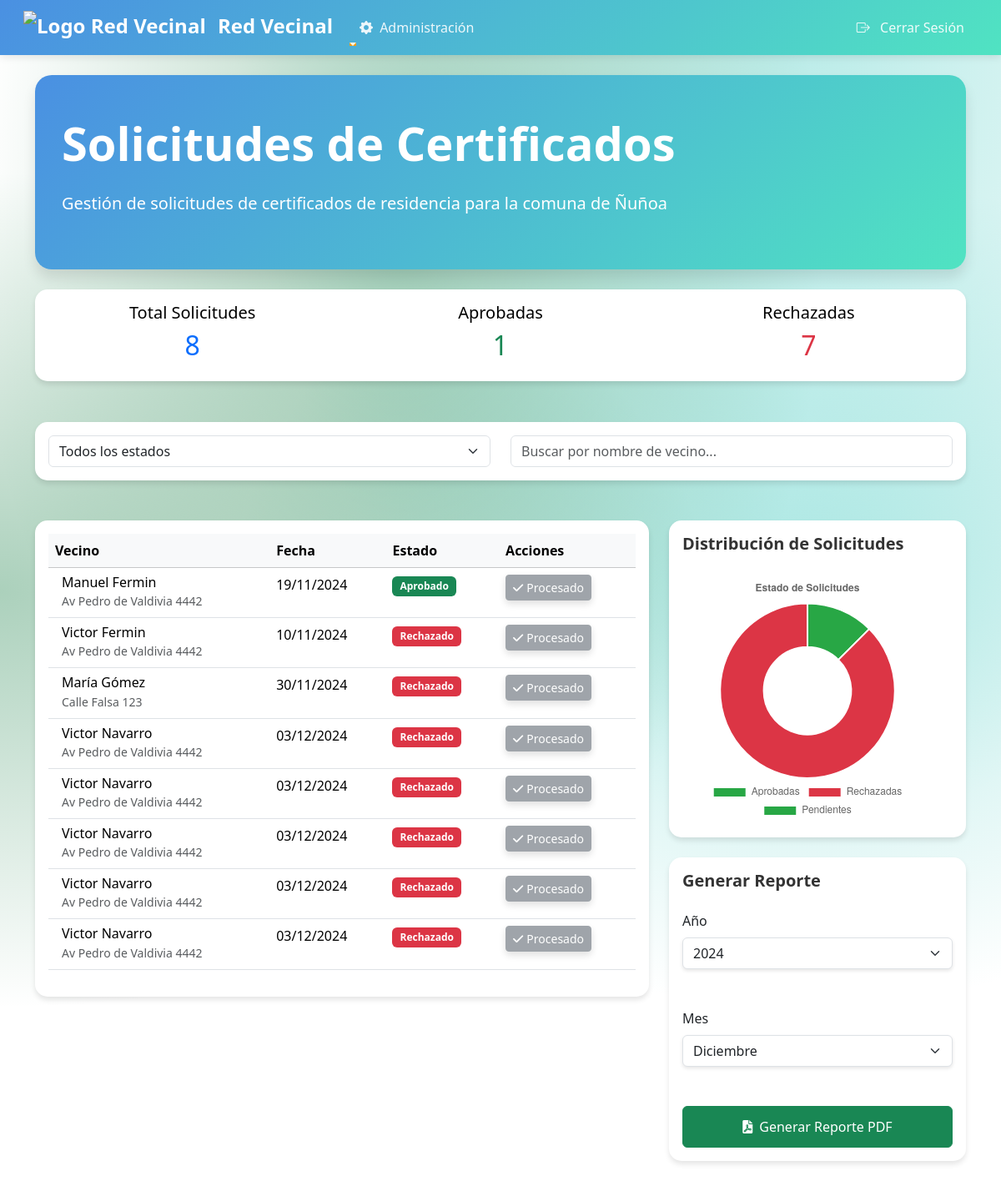
The page /gestionar/ (signed in) on the database as committed earlier.
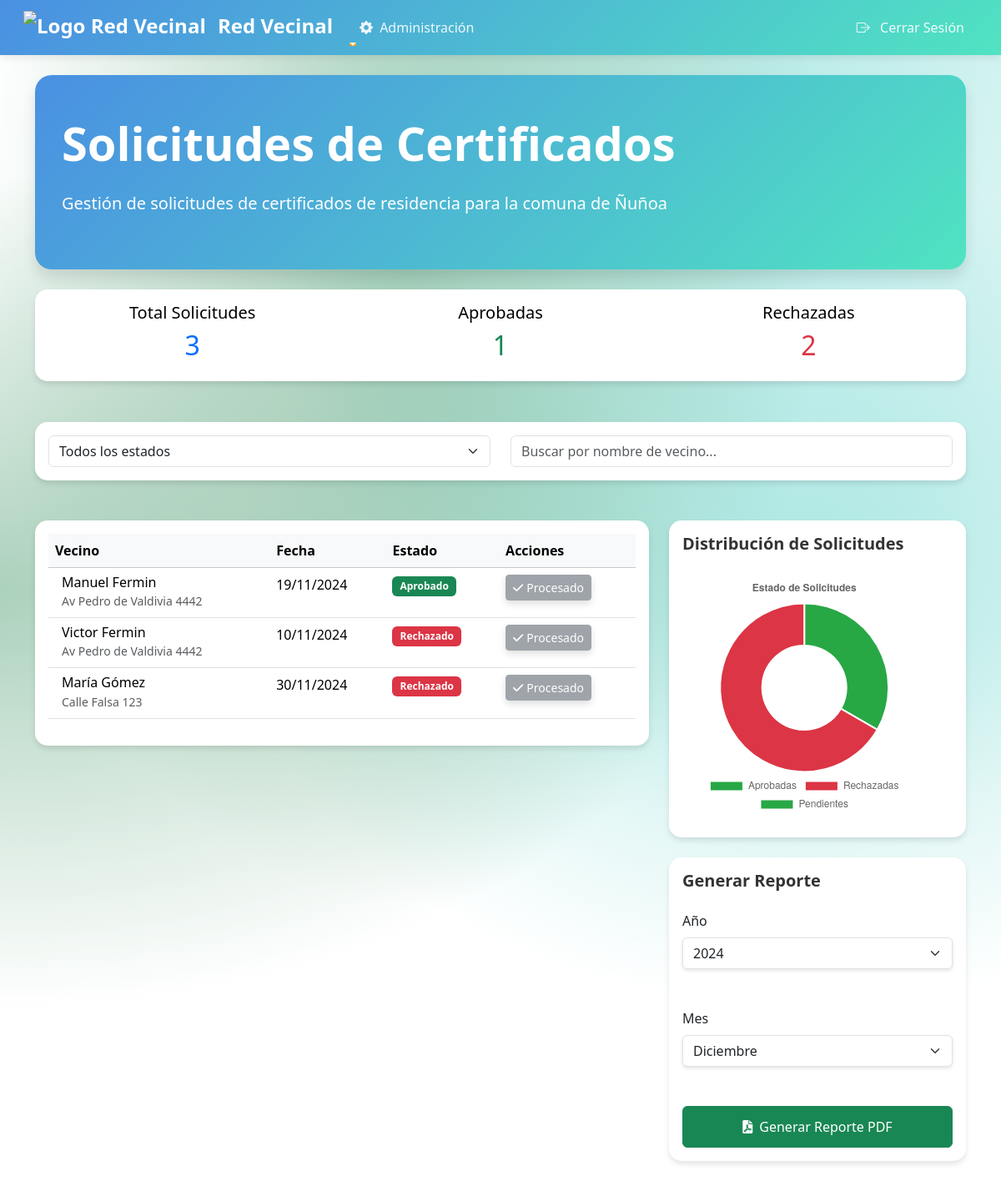
The same page on the database as committed later.
### junta_vecinos/models.py (models this page shows, shortened)
class SolicitudCertificado(models.Model):
    ESTADO_CHOICES = [
        ('Pendiente', 'Pendiente'),
        ('Aprobado', 'Aprobado'),
        ('Rechazado', 'Rechazado'),
    ]
    vecino = models.ForeignKey(Vecino, on_delete=models.CASCADE)  # Cambio aquí
    fecha_solicitud = models.DateField(auto_now_add=True)
    estado = models.CharField(max_length=10, choices=ESTADO_CHOICES, default='Pendiente')
    motivo = models.TextField()
    foto_carnet_frente = models.ImageField(upload_to='carnets/', blank=False, null=False)
    foto_carnet_atras = models.ImageField(upload_to='carnets/', blank=False, null=False)
    documento_residencia = models.ImageField(upload_to='documentos_residencia/', blank=False, null=False)

class Vecino(models.Model):
    COMUNA_CHOICES = [
        ('ÑUÑOA', 'Ñuñoa'),
        ('PUENTE_ALTO', 'Puente Alto'),
        ('LA_FLORIDA', 'La Florida'),
    ]
    user = models.OneToOneField(User, on_delete=models.CASCADE)
    nombres = models.CharField(max_length=255)
    apellidos = models.CharField(max_length=255)
    direccion = models.CharField(max_length=255)
    telefono = models.CharField(max_length=15)
    fecha_nacimiento = models.DateField()
    rut = models.CharField(max_length=12, unique=True)
    comuna = models.CharField(max_length=20, choices=COMUNA_CHOICES, default='ÑUÑOA')
    administrador = models.ForeignKey(AdministradorComuna, on_delete=models.SET_NULL, null=True, related_name='vecinos')
    def __str__(self):
        return f"{self.nombres} {self.apellidos}"

### junta_vecinos/views.py (the view)
# urls.py: path('gestionar/', views.gestionar_solicitudes, name='gestionar_solicitudes'),
@user_passes_test(is_admin)
@login_required
def gestionar_solicitudes(request):
    admin = request.user.administradorcomuna
    solicitudes = SolicitudCertificado.objects.filter(
        vecino__comuna=admin.comuna
    ).select_related('vecino')
    aprobadas = solicitudes.filter(estado='Aprobado').count()
    rechazadas = solicitudes.filter(estado='Rechazado').count()
    years = SolicitudCertificado.objects.dates('fecha_solicitud', 'year')
    years = [date.year for date in years]
    if not years:
        years = [datetime.now().year]
    months = [
        (1, 'Enero'), (2, 'Febrero'), (3, 'Marzo'), (4, 'Abril'),
        (5, 'Mayo'), (6, 'Junio'), (7, 'Julio'), (8, 'Agosto'),
        (9, 'Septiembre'), (10, 'Octubre'), (11, 'Noviembre'), (12, 'Diciembre')
    ]
    context = {
        'admin': admin,
        'solicitudes': solicitudes,
        'aprobadas': aprobadas,
        'rechazadas': rechazadas,
        'years': years,
        'months': months,
        'current_year': datetime.now().year,
        'current_month': datetime.now().month,
    }
    return render(request, 'junta_vecinos/gestionar_solicitudes.html', context)

### junta_vecinos/views.py (called while the page is built)
def is_admin(user):
    return hasattr(user, 'administradorcomuna')  # Solo permite el acceso si el usuario es un superusuario (admin)

### junta_vecinos/templates/junta_vecinos/gestionar_solicitudes.html (shortened to what the changed rows need)
{% extends 'junta_vecinos/base.html' %}
{% block content %}
<div class="admin-section">
    <div class="jumbotron mb-4">
        <h1 class="display-4">Solicitudes de Certificados</h1>
    </div>
    <div class="row mb-4">
        <div class="col-12">
            <div class="card">
                <div class="card-body">
                    <div class="row">
                        <div class="col-md-4 text-center">
                            <h5>Total Solicitudes</h5>
                            <h2 class="text-primary">{{ solicitudes.count }}</h2>
                        </div>
                        <div class="col-md-4 text-center">
                            <h2 class="text-success">{{ aprobadas }}</h2>
                        </div>
                        <div class="col-md-4 text-center">
                            <h5>Rechazadas</h5>
                            <h2 class="text-danger">{{ rechazadas }}</h2>
                        </div>
                    </div>
                </div>
            </div>
        </div>
    </div>
    <div class="row">
        <div class="col-md-8">
            <div class="card">
                <div class="card-body">
                    <div class="table-responsive">
                        <table class="table table-hover" id="tablaSolicitudes">
                            <thead class="table-light">
                                <tr>
                                    <th>Vecino</th>
                                    <th>Fecha</th>
                                    <th>Estado</th>
                                    <th>Acciones</th>
                                </tr>
                            </thead>
                            <tbody>
                                {% for solicitud in solicitudes %}
                                <tr class="solicitud-row" data-estado="{{ solicitud.estado }}">
                                    <td>
                                        <div class="d-flex align-items-center">
                                            <div class="ms-2">
                                                <h6 class="mb-0">{{ solicitud.vecino }}</h6>
                                                <small class="text-muted">{{ solicitud.vecino.direccion }}</small>
                                            </div>
                                        </div>
                                    </td>
                                    <td>{{ solicitud.fecha_solicitud|date:"d/m/Y" }}</td>
                                    <td>
                                        {% if solicitud.estado == 'Pendiente' %}
                                            <span class="badge bg-warning">Pendiente</span>
                                        {% elif solicitud.estado == 'Aprobado' %}
                                            <span class="badge bg-success">Aprobado</span>
                                        {% else %}
                                            <span class="badge bg-danger">Rechazado</span>
                                        {% endif %}
                                    </td>
                                    <td>
                                        {% if solicitud.estado == 'Pendiente' %}
                                            <a href="{% url 'ver_solicitud' solicitud.id %}" class="btn btn-primary btn-sm">
                                                <i class="fas fa-eye me-1"></i>Ver
                                            </a>
                                        {% else %}
                                            <button class="btn btn-secondary btn-sm" disabled>
                                                <i class="fas fa-check me-1"></i>Procesado
                                            </button>
                                        {% endif %}
                                    </td>
                                </tr>
                                {% endfor %}
                            </tbody>
                        </table>
                    </div>
                </div>
            </div>
        </div>
        <div class="col-md-4">
            <div class="card mb-4">
                <div class="card-body">
                    <h2 class="card-title mb-4">Distribución de Solicitudes</h2>
                    <div class="chart-container">
                        <canvas id="solicitudesChart"></canvas>
                    </div>
                </div>
            </div>
            <div class="card">
                <div class="card-body">
                    <h2 class="card-title mb-4">Generar Reporte</h2>
                </div>
            </div>
        </div>
    </div>
</div>
<script>
document.addEventListener('DOMContentLoaded', function() {
    var ctx = document.getElementById('solicitudesChart').getContext('2d');
    var solicitudesChart = new Chart(ctx, {
        type: 'doughnut',
        data: {
            labels: ['Aprobadas', 'Rechazadas', 'Pendientes'],
            datasets: [{
                data: [
                    {{ aprobadas }},
                    {{ rechazadas }},
                    {{ solicitudes.count|add:"-"|add:aprobadas|add:"-"|add:rechazadas }}
                ],
                backgroundColor: ['#28a745', '#dc3545', '#ffc107']
            }]
        },
        options: {
            responsive: true,
            maintainAspectRatio: true, // Cambiado a true
            plugins: {
                legend: {
                    position: 'bottom'
                },
                title: {
                    display: true,
                    text: 'Estado de Solicitudes'
                }
            }
        }
    });
});
// Función para filtrar solicitudes
function filtrarSolicitudes() {
    const filtroEstado = document.getElementById('filtroEstado').value.toLowerCase();
    const busqueda = document.getElementById('buscarVecino').value.toLowerCase();
    const filas = document.getElementsByClassName('solicitud-row');
    for (let fila of filas) {
        const estado = fila.getAttribute('data-estado').toLowerCase();
        const vecino = fila.querySelector('h6').textContent.toLowerCase();
        const coincideEstado = !filtroEstado || estado === filtroEstado;
        const coincideBusqueda = !busqueda || vecino.includes(busqueda);
        fila.style.display = coincideEstado && coincideBusqueda ? '' : 'none';
    }
}
// Función para generar reportes Excel
function generarReporteSolicitudes() {
        const year = document.getElementById('year').value;
        const month = document.getElementById('month').value;
        // Mostrar indicador de carga
        Swal.fire({
            title: 'Generando reporte',
            html: 'Por favor espera...',
            timer: 2000,
            timerProgressBar: true,
            didOpen: () => {
                Swal.showLoading();
            }
        }).then(() => {
            window.location.href = `{% url 'generar_reporte_solicitudes_pdf' %}?year=${year}&month=${month}`;
        });
    }
document.querySelector('form [type="submit"]').addEventListener('click', function(e) {
    e.preventDefault();
    generarReporteSolicitudes();
});
</script>
{% endblock %}

Rows that differ between the two databases and show on the page:
removed SolicitudCertificado: vecino "Victor Navarro", vecino.direccion "Av Pedro de Valdivia 4442", fecha_solicitud "03/12/2024", estado "Rechazado"
removed SolicitudCertificado: vecino "Victor Navarro", vecino.direccion "Av Pedro de Valdivia 4442", fecha_solicitud "03/12/2024", estado "Rechazado"
removed SolicitudCertificado: vecino "Victor Navarro", vecino.direccion "Av Pedro de Valdivia 4442", fecha_solicitud "03/12/2024", estado "Rechazado"
removed SolicitudCertificado: vecino "Victor Navarro", vecino.direccion "Av Pedro de Valdivia 4442", fecha_solicitud "03/12/2024", estado "Rechazado"
removed SolicitudCertificado: vecino "Victor Navarro", vecino.direccion "Av Pedro de Valdivia 4442", fecha_solicitud "03/12/2024", estado "Rechazado"
Other text that changed with them:
{{ solicitudes.count }}: "8" → "3"
{{ rechazadas }}: "7" → "2"
chart data {{ rechazadas }}: 7 → 2
